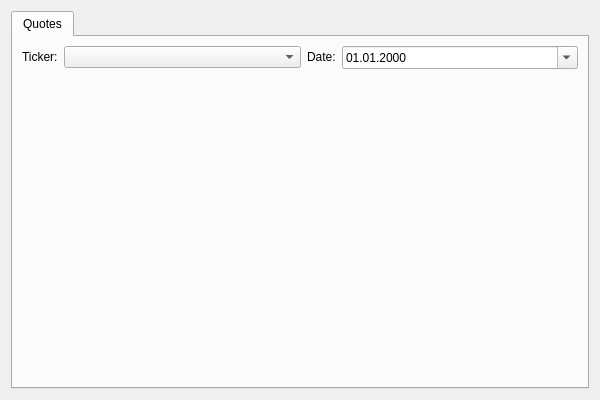
<?xml version="1.0" encoding="UTF-8"?>
<ui version="4.0">
 <class>windowApp</class>
 <widget class="QWidget" name="windowApp">
  <property name="geometry">
   <rect>
    <x>0</x>
    <y>0</y>
    <width>600</width>
    <height>400</height>
   </rect>
  </property>
  <property name="windowTitle">
   <string>Form</string>
  </property>
  <layout class="QVBoxLayout" name="verticalLayout">
   <item>
    <widget class="QTabWidget" name="tabWidget">
     <property name="currentIndex">
      <number>0</number>
     </property>
     <widget class="QWidget" name="tab">
      <attribute name="title">
       <string>Quotes</string>
      </attribute>
      <layout class="QVBoxLayout" name="verticalLayout_2">
       <item>
        <layout class="QHBoxLayout" name="horizontalLayout_2">
         <property name="sizeConstraint">
          <enum>QLayout::SetDefaultConstraint</enum>
         </property>
         <item>
          <widget class="QLabel" name="label">
           <property name="sizePolicy">
            <sizepolicy hsizetype="Fixed" vsizetype="Fixed">
             <horstretch>0</horstretch>
             <verstretch>0</verstretch>
            </sizepolicy>
           </property>
           <property name="text">
            <string>Ticker:</string>
           </property>
          </widget>
         </item>
         <item>
          <widget class="QComboBox" name="comboTicker">
           <property name="sizePolicy">
            <sizepolicy hsizetype="Preferred" vsizetype="Fixed">
             <horstretch>0</horstretch>
             <verstretch>0</verstretch>
            </sizepolicy>
           </property>
          </widget>
         </item>
         <item>
          <widget class="QLabel" name="label_2">
           <property name="sizePolicy">
            <sizepolicy hsizetype="Fixed" vsizetype="Fixed">
             <horstretch>0</horstretch>
             <verstretch>0</verstretch>
            </sizepolicy>
           </property>
           <property name="text">
            <string>Date:</string>
           </property>
          </widget>
         </item>
         <item>
          <widget class="QDateEdit" name="dateDay">
           <property name="sizePolicy">
            <sizepolicy hsizetype="Preferred" vsizetype="Fixed">
             <horstretch>0</horstretch>
             <verstretch>0</verstretch>
            </sizepolicy>
           </property>
           <property name="displayFormat">
            <string>dd.MM.yyyy</string>
           </property>
           <property name="calendarPopup">
            <bool>true</bool>
           </property>
          </widget>
         </item>
        </layout>
       </item>
       <item>
        <widget class="Ui_PlotChart" name="quotesChart" native="true">
         <property name="sizePolicy">
          <sizepolicy hsizetype="Preferred" vsizetype="Expanding">
           <horstretch>0</horstretch>
           <verstretch>0</verstretch>
          </sizepolicy>
         </property>
        </widget>
       </item>
      </layout>
     </widget>
    </widget>
   </item>
  </layout>
 </widget>
 <customwidgets>
  <customwidget>
   <class>Ui_PlotChart</class>
   <extends>QWidget</extends>
   <header>ui/plot_chart.h</header>
   <container>1</container>
  </customwidget>
 </customwidgets>
 <resources/>
 <connections/>
</ui>
